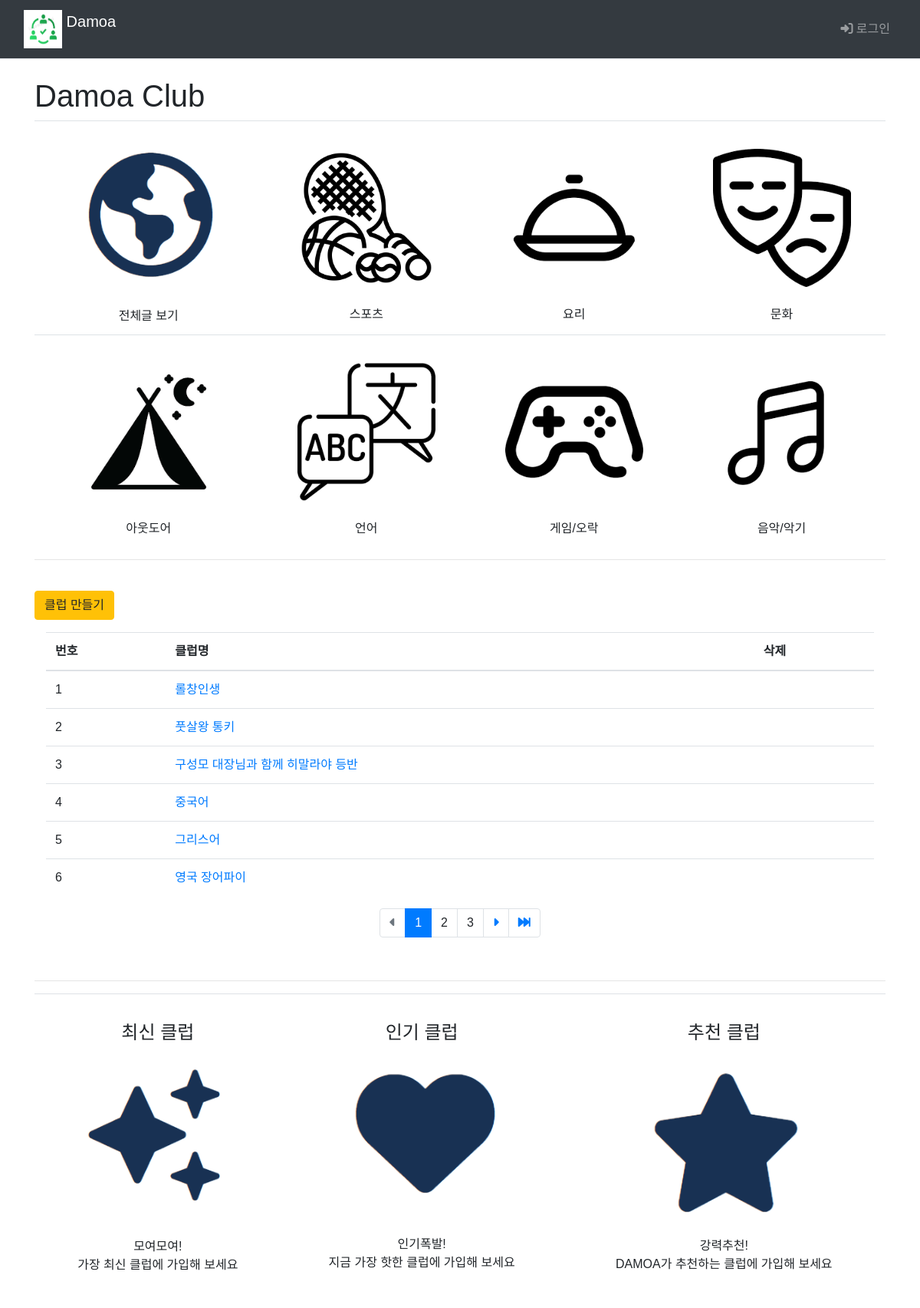
/main/, run on the app's committed database.
### main/models.py (models this page shows, shortened)
class Club(models.Model):
    class category(models.TextChoices):
        from django.utils.translation import gettext_lazy as _
        COOK = 'CK', _('Cook')
        CULTURE = 'CT', _('Culture')
        GAME = 'GA', _('Game')
        LANGUAGE = 'LA', _('Language')
        MUSIC = 'MU', _('Music')
        OUTDOOR = 'OD', _('Outdoor')
        SPORTS = 'SP', _('Sports')
    category = models.CharField(
        max_length=10,
        choices = category.choices,
        null=True
    )
    name=models.TextField('클럽이름')
    author = models.ForeignKey(settings.AUTH_USER_MODEL, on_delete=models.CASCADE, default=1, null=True, related_name='author_club')

### main/views.py (the view)
# urls.py: path("", include('main.urls')),  # / 페이지에 해당하는 urlpatterns
def main(request):
    club_list=Club.objects.order_by('-id')
    page = request.GET.get('page', '1')  # 페이지
    paginator = Paginator(club_list, 6)  # 페이지당 6개
    page_obj = paginator.get_page(page)
    context={'club_list':page_obj, 'page':page}
    return render(request, 'main/main.html', context)

### templates/main/main.html (shortened to what this page needs)
{% extends 'base.html' %}
{% load static %}
{% block content %}
  <div class="container">
    <br>
    <h1>Damoa Club</h1>
    <table class="table">
      <tbody style="text-align: center;">
        <tr>
          <td>
            <br>
            <a href="{% url 'main:board_list'%}" style="display: block;">
              <img src="{% static 'img/gallery/all.png' %}" style="width: 200px; height: auto;">
              </a>
              <br>전체글 보기
          </td>
          <td>
            <br>
            <a href="{% url 'main:board_list'%}?kw=SP" style="display: block;">
              <img src="{% static 'img/gallery/sports.png' %}" style="width: 180px; height: auto;">
            </a>
            <br>스포츠
          </td>
          <td>
            <br>
            <a href="{% url 'main:board_list'%}?kw=CK" style="display: block;">
              <img class="club" src="{% static 'img/gallery/cook.png' %}" style="width: 180px; height: auto;">
            </a>
            <br>요리
          </td>
          <td>
            <br>
            <a href="{% url 'main:board_list'%}?kw=CT" style="display: block;">
              <img class="club" src="{% static 'img/gallery/culture.png' %}" style="width: 180px; height: auto;">
            </a>
            <br>문화
          </td>
        </tr>
        <tr>
          <td>
            <br>
            <a href="{% url 'main:board_list'%}?kw=OD" style="display: block;">
              <img class="club" src="{% static 'img/gallery/outdoor.png' %}" style="width: 180px; height: auto;">
            </a>
            <br>아웃도어
          </td>
          <td>
            <br>
            <a href="{% url 'main:board_list'%}?kw=LA" style="display: block;">
              <img class="club" src="{% static 'img/gallery/language.png' %}" style="width: 180px; height: auto;">
            </a>
            <br>언어
          </td>
          <td>
            <br>
            <a href="{% url 'main:board_list'%}?kw=GA" style="display: block;">
              <img class="club" src="{% static 'img/gallery/game.png' %}" style="width: 180px; height: auto;">
            </a>
            <br>게임/오락
          </td>
          <td>
            <br>
            <a href="{% url 'main:board_list'%}?kw=MU" style="display: block;">
              <img class="club" src="{% static 'img/gallery/music.png' %}" style="width: 180px; height: auto;">
            </a>
            <br>음악/악기
          </td>
        </tr>
      </tbody>
    </table>
    <hr>
<br>
    <div>
      <a href="{%url 'main:club_create' %}" class="btn btn-warning">클럽 만들기</a>
      <div class="container">
        <table class="table">
          <thead>
            <tr class="thead-blue">
              <th>번호</th>
              <th>클럽명</th>
              <th>삭제</th>
            </tr>
          </thead>
          <tbody>
            {% if club_list %}
              {% for club in club_list %}
                <tr>
                  <td>{{forloop.counter}}</td>
                  <td>
                    <a href="{% url 'main:board_list'%}?kw={{ club.name }}">{{club.name}}</a>
                  </td>
                  <td>
                  </td>
                </tr>
              {% endfor %}
            {% else %}
              <tr>
                게시글이 없습니다.
              </tr>
            {% endif %}
          </tbody>
        </table>
        <ul class="pagination justify-content-center">
          {% if club_list.has_previous %}
            <li class="page-item">
              <a class="page-link" href="?page=1" data-page="1">
                <i class="fa-solid fa-backward-fast"></i>
              </a>
            </li>
            <li class="page-item">
              <a class="page-link" href="?page={{ club_list.previous_page_number }}">
                <i class="fa-solid fa-caret-left"></i>
              </a>
            </li>
          {% else %}
            <li class="page-item disabled">
              <a class="page-link" tabindex="-1" aria-disabled="true" href="#">
                <i class="fa-solid fa-caret-left"></i>
              </a>
            </li>
          {% endif %}
          {% for page_number in club_list.paginator.page_range %}
          {% if page_number >= club_list.number|add:-3 and page_number <= club_list.number|add:3 %}
            {% if page_number == club_list.number %}
              <li class="page-item active" aria-current="page">
                <a class="page-link" data-page="{{ page_number }}">
                  {{ page_number }}
                </a>
              </li>
            {% else %}
              <li class="" page-item="page-item">
                <a class="page-link" data-page="{{ page_number }}">
                  {{ page_number }}
                </a>
              </li>
            {% endif %}
          {% endif %}
          {% endfor %}
          {% if club_list.has_next %}
            <li class="page-item">
              <a class="page-link" href="?page={{ club_list.next_page_number }}">
                <i class="fa-solid fa-caret-right"></i>
              </a>
            </li>
            <li class="page-item">
              <a class="page-link" href="?page={{ club_list.paginator.num_pages }}">
                <i class="fa-solid fa-forward-fast"></i>
              </a>
            </li>
          {% else %}
            <li class="page-item disabled">
              <a class="page-link" tabindex="-1" aria-disabled="true" href="#">
                <i class="fa-solid fa-caret-right"></i>
              </a>
            </li>
          {% endif %}
        </ul>
      </div>
    </div>
<br>
    <hr style="color: black; size: 3px;">
    <table class="table" style="text-align: center;">
      <td>
        <div>
          <div class="icon-box">
            <br><h4>최신 클럽<br><br>
              <a href="{% url 'main:board_list'%}?so=recent" style="display: block;">
                <img src="{% static 'img/new.png' %}" style="width: 210px; height: auto;"></a>
            </h4>
            <br>
            <p>모여모여!<br>가장 최신 클럽에 가입해 보세요</p>
          </div>
        </div>
      </td>
      <td>
        <div>
          <div class="icon-box">
            <br><h4>인기 클럽<br><br>
              <a href="{% url 'main:board_list'%}?so=popular" style="display: block;">
                <img src="{% static 'img/heart.png' %}" style="width: 215px; height: auto;"></a>
            </h4>
            <br>
            <p>인기폭발!<br>지금 가장 핫한 클럽에 가입해 보세요</p>
          </div>
        </div>
      </td>
      <td>
        <div>
          <div class="icon-box">
            <br><h4>추천 클럽<br><br>
              <a href="{% url 'main:board_list'%}?so=recommend" style="display: block;">
                <img src="{% static 'img/star.png' %}" style="width: 200px; height: auto;"></a>
            </h4>
            <p>강력추천!<br>DAMOA가 추천하는 클럽에 가입해 보세요</p>
          </div>
        </div>
      </td>
    </table>
  {% endblock %}

### templates/base.html (shortened to what this page needs)
{% load static %}
<!DOCTYPE html>
<html lang="ko">
  <head>
    <link rel="stylesheet" type="text/css" href="{% static 'bootstrap.min.css' %}">
    <link rel="stylesheet" type="text/css" href="{% static 'style.css' %}">
    <link rel="stylesheet" href="https://cdnjs.cloudflare.com/ajax/libs/font-awesome/6.3.0/css/all.min.css"/>
  </head>
  <body>
    <nav class="navbar navbar-expand-sm navbar-dark bg-dark border-bottom">
      <div class="container-fluid">
        {% if user.is_authenticated %}
          <a class="navbar-brand" href="{% url 'main:main' %}">
            <img src="{% static 'img/damoa logo.png' %}" width="50px" height="50px" class="d-inline-block align-top" alt="Logo">
            Damoa
          </a>
        {% else %}
          <a class="navbar-brand" href="{% url 'main:index' %}">
            <img src="{% static 'img/damoa logo.png' %}" width="50px" height="50px" class="d-inline-block align-top" alt="Logo">
            Damoa
          </a>
        {% endif %}
        <div class="collapse navbar-collapse justify-content-end" id="navbarNav" align="right">
          <ul class="navbar-nav">
            <li class="nav-item">
              {% if user.is_authenticated %}
                <a class="nav-link justify-content-end" href="{% url 'common:logout' %}">
                  <i class="fa-solid fa-right-from-bracket"></i>
                  {{ user.name }}
                  (로그아웃)
                </a>
                <span style="color: blue;">
                  <a class="nav-link justify-content-end" href="{% url 'common:re_password' %}">
                    <i class="fa-solid fa-gear"></i>
                    비밀번호 재설정
                  </a>
                </span>
              {% else %}
                <a class="nav-link justify-content-end" href="{% url 'common:login' %}">
                  <i class="fa-solid fa-right-to-bracket"></i>
                  로그인</a>
              {% endif %}
            </li>
          </ul>
        </div>
      </div>
    </nav>
    {% block content %}{% endblock %}
    <link rel="stylesheet" href="https://stackpath.bootstrapcdn.com/bootstrap/4.4.1/css/bootstrap.min.css">
    <link href="https://cdn.jsdelivr.net/npm/summernote@0.8.18/dist/summernote-bs4.min.css" rel="stylesheet">
  </body>
</html>

### static/style.css (style rules this page uses)
* { font-family: 'Noto Sans KR', sans-serif; }
.page-link { border: 0px; }

### data on the page
Club: name "롤창인생"
Club: name "풋살왕 통키"
Club: name "구성모 대장님과 함께 히말라야 등반"
Club: name "중국어"
Club: name "그리스어"
Club: name "영국 장어파이"

### other printed values
{{ page_number }} "1"
{{ page_number }} "2" "3"
